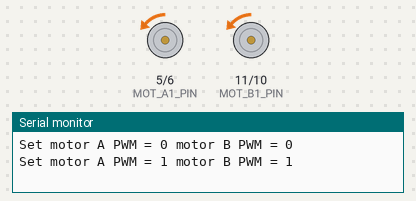
Bench run of a sketch on a simulated Arduino Uno, built with avr-gcc and run on an emulated ATmega328P. Shown: motor-driver pin pairs drawn as motors (green arrow = first pin HIGH = forward, orange = second pin HIGH = backward, longer = more drive), the last lines printed to the serial monitor.

Above: at 0.05 s.
At 1.75 s:
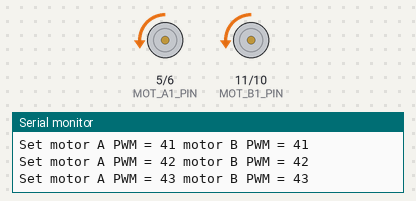
At 3.5 s:
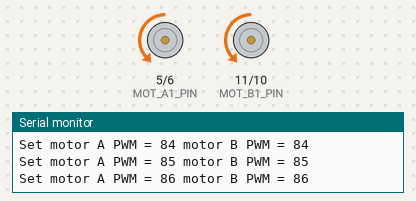
At 7.0 s:
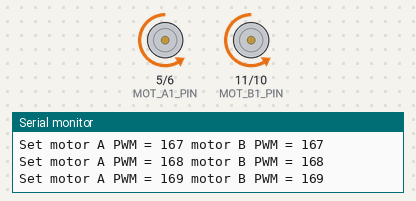
Timing chart, 0 to 9.1 s (numbered marks = the images above):
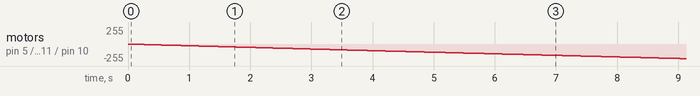

The sketch:

h-brug.ino
```cpp
// Define the control inputs
#define MOT_A1_PIN 5
#define MOT_A2_PIN 6
#define MOT_B1_PIN 11
#define MOT_B2_PIN 10

void setup(void)
{
  // Set all the motor control inputs to OUTPUT
  pinMode(MOT_A1_PIN, OUTPUT);
  pinMode(MOT_A2_PIN, OUTPUT);
  pinMode(MOT_B1_PIN, OUTPUT);
  pinMode(MOT_B2_PIN, OUTPUT);

  // Turn off motors - Initial state
  digitalWrite(MOT_A1_PIN, LOW);
  digitalWrite(MOT_A2_PIN, LOW);
  digitalWrite(MOT_B1_PIN, LOW);
  digitalWrite(MOT_B2_PIN, LOW);

  // Initialize the serial UART at 9600 baud
  Serial.begin(9600);
}

void loop(void)
{
  // Motoren van stop naar max snelheid.
  for (int i = 0; i < 256; i++) {
    spin_and_wait(i, i, 25);
  }
  // max snelheid.
  spin_and_wait(255,255,2000);

  // Motoren van max snelheid naar stop.
  for (int i = 0; i < 256 ; i++) {
    spin_and_wait(255 - i, 255 - i, 25);
  }

  // max snelheid reverse.
  spin_and_wait(-255,-255,2000);

  // Stop.
  spin_and_wait(0,0,2000);

  // Max snelheid met motoren in andere richting.
  spin_and_wait(-255, 255, 2000);
  spin_and_wait(0, 0, 1000);
  spin_and_wait(255, -255, 2000);
  spin_and_wait(0, 0, 1000);
}

//Zet de juiste pin low als de richting veranderd.
void set_motor_pwm(int pwm, int IN1_PIN, int IN2_PIN)
{
  if (pwm < 0) {  // reverse speeds
    analogWrite(IN1_PIN, -pwm);
    digitalWrite(IN2_PIN, LOW);

  } else { // stop or forward
    digitalWrite(IN1_PIN, LOW);
    analogWrite(IN2_PIN, pwm);
  }
}

//Geeft weer welke snelheid wordt doorgestuurd.
void set_motor_currents(int pwm_A, int pwm_B)
{
  set_motor_pwm(pwm_A, MOT_A1_PIN, MOT_A2_PIN);
  set_motor_pwm(pwm_B, MOT_B1_PIN, MOT_B2_PIN);

  // Print a status message to the console.
  Serial.print("Set motor A PWM = ");
  Serial.print(pwm_A);
  Serial.print(" motor B PWM = ");
  Serial.println(pwm_B);
}

//De functie waarin we de motorsnelheid van de 2 motoren kunnen doorsturen.
void spin_and_wait(int pwm_A, int pwm_B, int duration)
{
  set_motor_currents(pwm_A, pwm_B);
  delay(duration);
}
```
